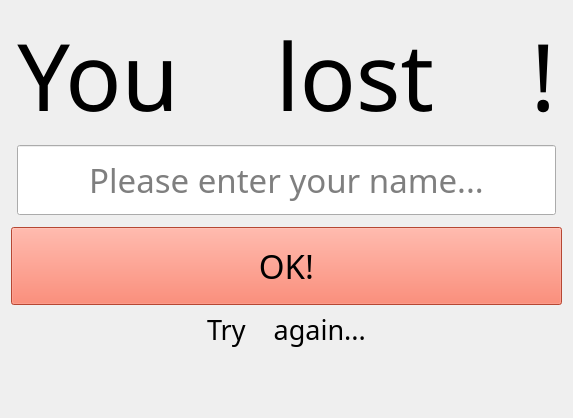
<?xml version="1.0" encoding="UTF-8"?>
<ui version="4.0">
 <class>lost</class>
 <widget class="QWidget" name="lost">
  <property name="geometry">
   <rect>
    <x>0</x>
    <y>0</y>
    <width>564</width>
    <height>418</height>
   </rect>
  </property>
  <property name="windowTitle">
   <string>Form</string>
  </property>
  <layout class="QGridLayout" name="gridLayout">
   <item row="5" column="1">
    <widget class="QLabel" name="tryAgain">
     <property name="font">
      <font>
       <family>ArcadeClassic</family>
       <pointsize>20</pointsize>
       <weight>50</weight>
       <italic>false</italic>
       <bold>false</bold>
      </font>
     </property>
     <property name="styleSheet">
      <string notr="true">font: 20pt &quot;ArcadeClassic&quot;;</string>
     </property>
     <property name="text">
      <string>Try    again...</string>
     </property>
     <property name="alignment">
      <set>Qt::AlignCenter</set>
     </property>
    </widget>
   </item>
   <item row="6" column="1">
    <spacer name="verticalSpacer_2">
     <property name="orientation">
      <enum>Qt::Vertical</enum>
     </property>
     <property name="sizeHint" stdset="0">
      <size>
       <width>20</width>
       <height>93</height>
      </size>
     </property>
    </spacer>
   </item>
   <item row="0" column="1">
    <widget class="QLabel" name="label">
     <property name="font">
      <font>
       <family>ArcadeClassic</family>
       <pointsize>70</pointsize>
       <weight>50</weight>
       <italic>false</italic>
       <bold>false</bold>
      </font>
     </property>
     <property name="styleSheet">
      <string notr="true">font: 70pt &quot;ArcadeClassic&quot;;</string>
     </property>
     <property name="text">
      <string>You    lost    !</string>
     </property>
     <property name="alignment">
      <set>Qt::AlignCenter</set>
     </property>
    </widget>
   </item>
   <item row="1" column="1">
    <spacer name="verticalSpacer">
     <property name="orientation">
      <enum>Qt::Vertical</enum>
     </property>
     <property name="sizeHint" stdset="0">
      <size>
       <width>20</width>
       <height>5</height>
      </size>
     </property>
    </spacer>
   </item>
   <item row="2" column="1">
    <widget class="QLineEdit" name="name">
     <property name="minimumSize">
      <size>
       <width>240</width>
       <height>0</height>
      </size>
     </property>
     <property name="font">
      <font>
       <family>ArcadeClassic</family>
       <pointsize>25</pointsize>
       <weight>50</weight>
       <italic>false</italic>
       <bold>false</bold>
      </font>
     </property>
     <property name="styleSheet">
      <string notr="true">padding: 10px;
font: 25pt &quot;ArcadeClassic&quot;;</string>
     </property>
     <property name="alignment">
      <set>Qt::AlignCenter</set>
     </property>
     <property name="placeholderText">
      <string>Please enter your name...</string>
     </property>
    </widget>
   </item>
   <item row="4" column="0" colspan="3">
    <widget class="QPushButton" name="ok">
     <property name="font">
      <font>
       <family>ArcadeClassic</family>
       <pointsize>25</pointsize>
       <weight>50</weight>
       <italic>false</italic>
       <bold>false</bold>
      </font>
     </property>
     <property name="styleSheet">
      <string notr="true">padding: 15px;
background-color: Tomato;
font: 25pt &quot;ArcadeClassic&quot;;</string>
     </property>
     <property name="text">
      <string>OK!</string>
     </property>
    </widget>
   </item>
   <item row="3" column="0" colspan="3">
    <spacer name="verticalSpacer_3">
     <property name="orientation">
      <enum>Qt::Vertical</enum>
     </property>
     <property name="sizeHint" stdset="0">
      <size>
       <width>20</width>
       <height>40</height>
      </size>
     </property>
    </spacer>
   </item>
  </layout>
 </widget>
 <resources/>
 <connections/>
</ui>
